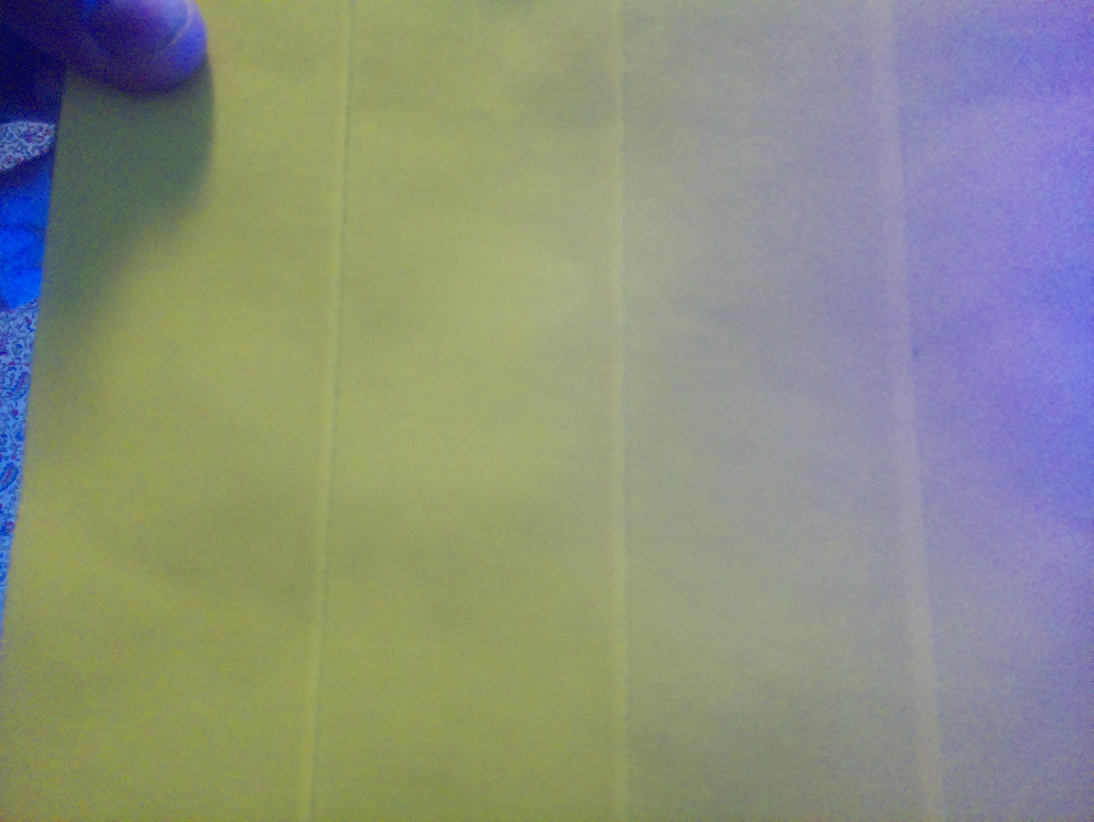
#> input picture pics/yellowSquare.jpg, 3280 x 2464 px, found by its file name (shown at 1/3 size)
$ python cvTest.py
#> lines starting #> are read from the running program, lines starting #| are printed output that depends on the picture
import cv2
import numpy as np
from matplotlib import pyplot as plt

# reads an input image
img = cv2.imread("./pics/yellowsquare.jpg",0)
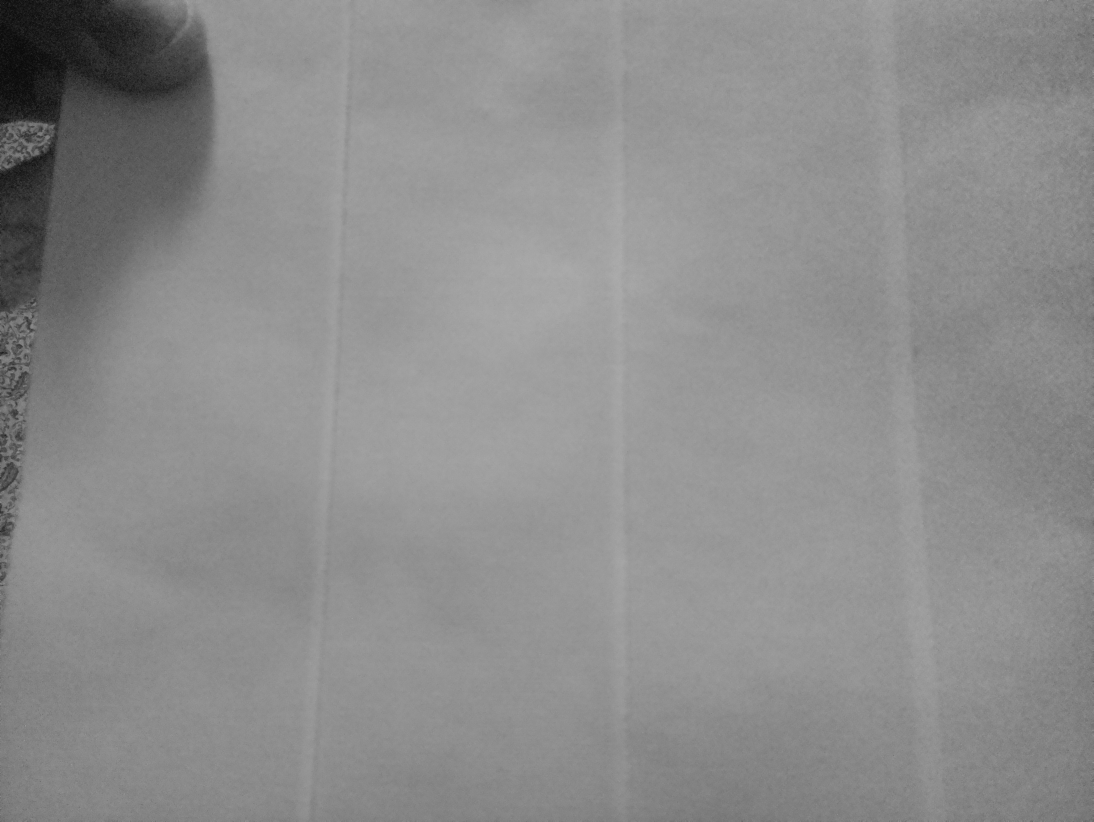
#> img: shape (2464, 3280) (shown at 1/3 size); min 1, max 210, mean 140.9

# find frequency of pixels in range 0-255
thresh = 250e3
while True:
#> (the run stopped early here; a loop or call above may not have finished)
